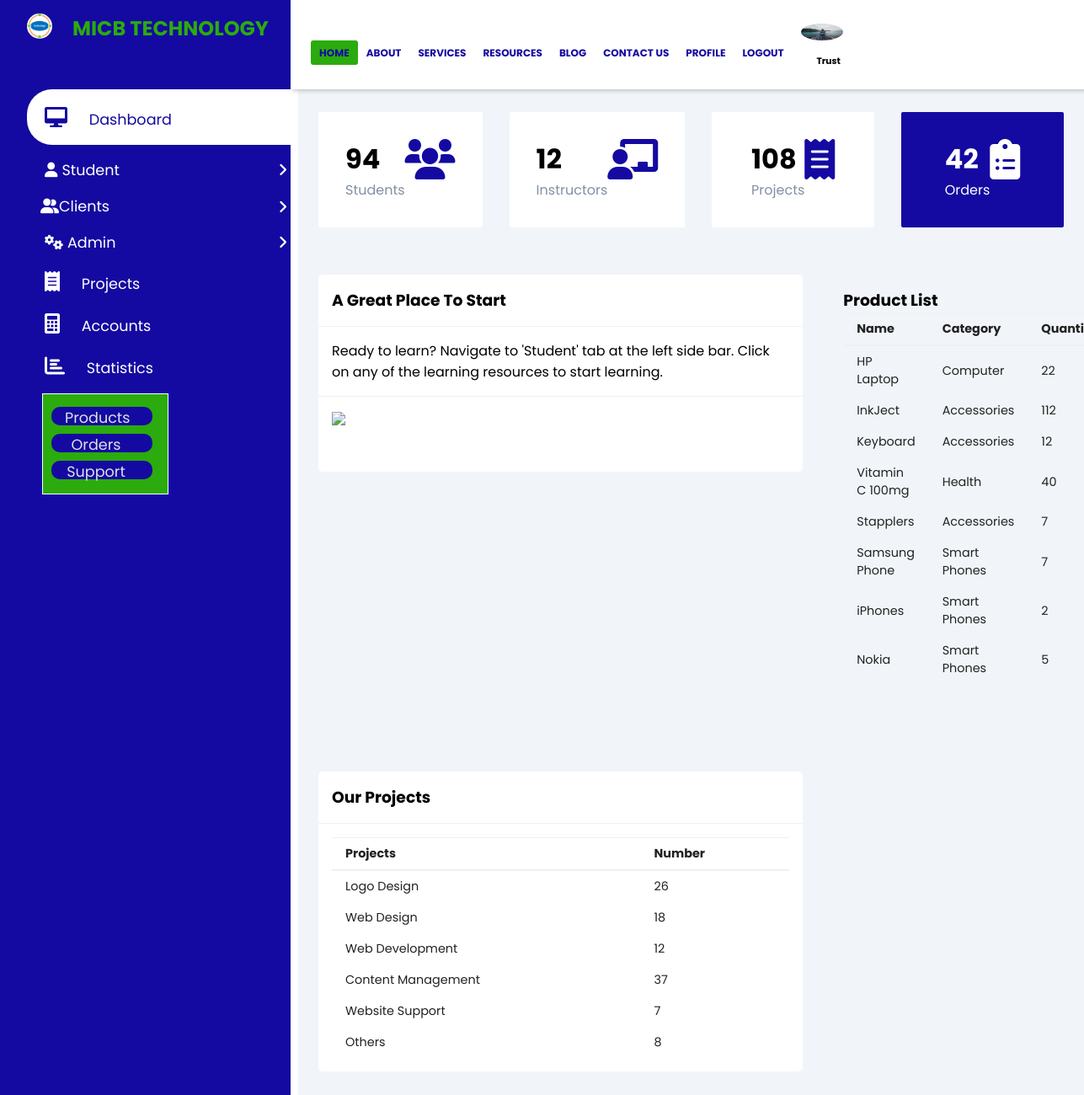
The app's page /resources (signed in) with its own data.
### web_base/models.py (models this page shows)
class User(AbstractUser):
    pass

### web_users/models.py (models this page shows, shortened)
class Profile(models.Model):
    User = settings.AUTH_USER_MODEL
    user = models.OneToOneField(User, on_delete=models.CASCADE)
    image = models.ImageField('avatar.svg', upload_to= 'profile_pics')

### gallery/models.py (models this page shows, shortened)
class Product(models.Model):
    name = models.CharField(max_length=100, null=True)
    quantity = models.PositiveIntegerField(null=True)
    category = models.CharField(max_length=50, choices=CATEGORY, null=True)
    description = models.TextField(max_length=300, null=True)

### web_base/views.py (the view)
# urls.py: path('resources', views.resources, name = 'dashboard'),
@login_required
def resources(request):
    User = get_user_model()
    product = Product.objects.all()
    product_count = product.count()
    customer = User.objects.filter(groups=2)
    customer_count = customer.count()
    order = Order.objects.all()
    order_count = order.count()
    product_quantity = Product.objects.filter(name='')
    if request.method == 'POST':
        form = ProductForm(request.POST)
        if form.is_valid():
            form.save()
            product_name = form.cleaned_data.get('name')
            messages.success(request, f'{product_name} has been added')
            return redirect('gallery-products')
    else:
        form = ProductForm()
    context = {
        'product': product,
        'form': form,
        'customer_count': customer_count,
        'product_count': product_count,
        'order_count': order_count,
    }
    return render(request, 'web_base/resources.html', context)

### web_base/templates/web_base/resources.html (shortened to what this page needs)
<!DOCTYPE html>{% load static %}
<html lang="en">
<head>
    <link rel="stylesheet" href="https://cdnjs.cloudflare.com/ajax/libs/font-awesome/6.0.0/css/all.min.css">
    <link rel="stylesheet" href="{% static 'styles/resource.css' %}">
    <link rel="stylesheet" href="{% static 'css/font-awesome.css' %}">
</head>
<body>
    {% block content %}{% block sidebar %}
    <div class="sidebar">
        <div class="sidebar-brand">
            <img src="{% static 'images/logo.PNG' %}" width="30px" height="30px" alt="image">
            <h2>MICB TECHNOLOGY</h2>
        </div>
        <div class="sidebar-menu">
            <div class="menu">
                <div class="item">
                    <a href="" class="active"><span class="fas fa-desktop"></span>
                            <span>Dashboard</span></a>
                </div>
                <div class="item">
                    <a class="sub-btn"><i class="fas fa-user"></i>Student<i class="fas fa-angle-right dropdown"></i></a>
                </div>
                <div class="item">
                    <a class="sub-btn"><i class="fa-solid fa-user-group"></i>Clients<i class="fas fa-angle-right dropdown"></i></a>
                </div>
                {% if request.user.is_admin or request.user.is_staff %}
                <div class="item">
                    <a class="sub-btn"><i class="fas fa-cogs"></i>Admin<i class="fas fa-angle-right dropdown"></i></a>
                </div>
                {% endif %}
                {% if request.user.is_admin or request.user.is_staff %}
                <div class="item">
                    <a href=""><span class="fas fa-receipt"></span>
                            <span>Projects</span></a>
                </div>
                <div class="item">
                    <a href=""><span class="fas fa-calculator"></span>
                            <span>Accounts</span></a>
                </div>
                <div class="item">
                    <a href=""><span class="fas fa-bar-chart-o"></span>
                            <span>Statistics</span></a>
                </div>
                {% endif %}
            </div>
            <div class="sidebar-nav-pg">
                <div class="btn">
                    <a href="{% url 'gallery-products' %}" class="hero-btn">Products</a>
                    <a href="" class="hero-btn">Orders</a>
                    <a href="" class="hero-btn">Support </a>
                </div>
            </div>
        </div>
    </div>
    <div class="main-content">
        <header>
            <section class="header">
                <nav>
                    <div class="nav-links" id="navLinks">
                        <ul>
                            <li class="active"><a href="{% url 'home' %}">HOME</a></li>
                            <li><a href="#">ABOUT</a>
                            </li>
                            <li><a href="#">SERVICES</a>
                            </li>
                            <li><a href="">RESOURCES</a></li>
                            <li><a href="{% url 'website-blog' %}">BLOG</a></li>
                            <li><a href="{% url 'contact' %}">CONTACT US</a></li>
                            {% if user.is_authenticated %}
                            <li><a href="{% url 'profile' %}">PROFILE</a> </li>
                            <li><a href="{% url 'logout' %}">LOGOUT</a> </li>
                            {% else %}
                            <li><a href="">REGISTER</a> </li>
                            {% endif %}
                        </ul>
                    </div>
                    {% if user.is_authenticated %}
                    <div class="user-log"><span>
                        <img src="{{ user.profile.image.url }}" width="40px" height="40px">
                        <h6>{{ user.username }}</h6>
                        </span>
                    </div>
                    {% else %}
                    <div class="user-log"><span>
                        <img src="{% static 'images/avatar.svg' %}" width="40px" height="40px"  >
                        </span>
                    </div>
                    {% endif %}
                </nav>
            </section>
        </header>
        <main>
            <div class="cards">
                <div class="card-single">
                    <div>
                        <h1>94</h1>
                        <span>Students</span>
                    </div>
                    <div>
                        <span class="fas fa-users"></span>
                    </div>
                </div>
                <div class="card-single">
                    <div>
                        <h1>12</h1>
                        <span>Instructors</span>
                    </div>
                    <div>
                        <span class="fas fa-chalkboard-user"></span>
                    </div>
                </div>
                <div class="card-single">
                    <div>
                        <h1>108</h1>
                        <span>Projects</span>
                    </div>
                    <div>
                        <span class="fas fa-receipt"></span>
                    </div>
                </div>
                <div class="card-single">
                    <div>
                        <h1>42</h1>
                        <span>Orders</span>
                    </div>
                    <div>
                        <span class="fas fa-clipboard-list"></span>
                    </div>
                </div>
            </div>
            <div class="recent-grid">
                <div class="projects">
                    <div class="card">
                        <div class="card-header">
                            <h3>A Great Place To Start</h3>
                        </div>
                        <div class="card-header">
                            <p>Ready to learn? Navigate to 'Student' tab at the left side bar.
                                 Click on any of the learning resources to start learning.</p>
                        </div>
                        <div class="card-body">
                            <table width="100%">
                                <thead>
                                    <img src="{% static 'images/newpic1.png' %}" width="100%">
                                </thead>
                            </table>
                            <div class="card-body">
                            </div>
                        </div>
                    </div>
                </div>
                <div class="card-body">
                    <table width="100%">
                        <h3>Product List</h3>
                        <thead>
                            <tr>
                                <td>Name</td>
                                <td>Category</td>
                                <td>Quantity</td>
                            </tr>
                        </thead>
                        <tbody>
                            {% for product in product %}
                            <tr>
                                <td>{{ product.name }}</td>
                                <td>{{ product.category }}</td>
                                <td>{{ product.quantity }}</td>
                            </tr>
                            {% endfor %}
                        </tbody>
                    </table>
                    <div class="card-body">
                    </div>
                </div>
            </div>
            <div class="recent-grid">
                <div class="projects">
                    <div class="card">
                        <div class="card-header">
                            <h3>Our Projects</h3>
                        </div>
                        <div class="card-body">
                            <table width="100%">
                                <thead>
                                    <tr>
                                        <td>Projects</td>
                                        <td>Number</td>
                                    </tr>
                                    <tbody>
                                        <tr>
                                            <td>Logo Design</td>
                                            <td>26</td>
                                        </tr>
                                        <tr>
                                            <td>Web Design</td>
                                            <td>18</td>
                                        </tr>
                                        <tr>
                                            <td>Web Development</td>
                                            <td>12</td>
                                        </tr>
                                        <tr>
                                            <td>Content Management</td>
                                            <td>37</td>
                                        </tr>
                                        <tr>
                                            <td>Website Support</td>
                                            <td>7</td>
                                        </tr>
                                        <tr>
                                            <td>Others</td>
                                            <td>8</td>
                                        </tr>
                                    </tbody>
                                </thead>
                            </table>
                        </div>
                    </div>
                </div>
        </main>
    </div>
    {% endblock sidebar %}
    {% endblock content %}
</body>
</html>

### static/styles/resource.css (style rules this page uses)
:root { --main-color: rgb(20, 10, 161); --color-dark: #1D2231; --text-grey: #8390A2; }
* { padding: 0; margin: 0; box-sizing: border-box; list-style-type: nond; text-decoration: none; font-family: 'Poppins', sans-serif; }
.sidebar { width: 345px; position: fixed; left: 0; top: 0; height: 100%; background: var(--main-color); z-index: 100; }
.sidebar-brand { display: flex; height: 90px; padding: 1rem 0rem 1rem 2rem; color: #2bab0d; }
.sidebar-brand img { border-radius: 50%; margin-right: 0.5rem; }
.sidebar-menu { margin-top: 1rem; }
.sidebar-menu .item { width: 100%; margin-bottom: 1.0rem; padding-left: 2rem; }
.sidebar-menu a { padding-left: 1rem; display: block; color: #fff; font-size: 1.1rem; }
.sidebar-menu a.active { background: #fff; padding-top: 1rem; padding-bottom: 1rem; color: var(--main-color); border-radius: 30px 0px 0px 30px; }
.sidebar-menu a span:first-child { font-size: 1.5rem; padding-right: 1rem; }
.item .dropdown { margin: 8px; }
.item .fas { margin: 5px; }
.sidebar-nav-pg { position: fixed; background-color: #2bab0d; width: 150px; height: 120px; border: 0.1px solid #fff; margin-left: 50px; }
.btn { text-align: center; cursor: pointer; margin-top: 15px; padding-right: 5px; }
.btn a { padding-right: 30px; color: rgb(225, 225, 225); }
.hero-btn { margin: 10px; width: 120px; height: 22px; background-color: rgb(20, 10, 161); color: #fff; border: lightpink; border-radius: 10px; text-align: center; }
.main-content { margin-left: 354px; }
header { display: flex; background: rgb(255, 255, 255); text-align: center; justify-content: space-between; padding: 1rem 1.5rem; box-shadow: 2px 2px 5px rgba(0, 0, 0, 0.2); position: fixed; left: 345px; width: 75%; height: 106px; top: 0; z-index: 2; }
nav { display: flex; padding-top: 2px; margin-bottom: 2px; justify-content: space-between; align-items: center; }
nav img { width: 70px; padding: 10px; }
.nav-links { flex: 2; text-align: left; z-index: 2; }
.nav-links ul { display: inline-flex; list-style: none; color: #fff; }
.active, .nav-links ul li:hover { background: #2bab0d; border-radius: 3px; }
.nav-links ul li { list-style: none; display: inline-block; padding: 1px 10px; position: relative; }
.nav-links ul li a { color: rgb(20, 10, 161); text-decoration: none; font-size: 12px; font-weight: bold; }
.nav-links ul li::after { content: ""; width: 0%; height: 2px; display: block; margin: auto; transition: 0.5s; }
.fa-angle-right { float: right; }
.user-log { display: flex; align-items: center; }
.user-log img { border-radius: 50%; margin-right: 1rem; }
main { margin-top: 85px; padding: 2rem 1.5rem; background: #f1f5f9; min-height: calc(100vh -90px); }
.cards { display: grid; grid-template-columns: repeat(4, 1fr); gap: 2rem; margin-top: 1rem; }
.card-single { display: flex; justify-content: center; background: #fff; padding: 2rem; border-radius: 2px; }
.card-single div:last-child span { font-size: 3rem; color: var(--main-color); }
.card-single div:first-child span { color: var(--text-grey); }
.card-single:last-child { background: var(--main-color) }
.card-single:last-child h1, .card-single:last-child div:first-child span, .card-single:last-child div:last-child span { color: #fff; }
.recent-grid { margin-top: 3.5rem; display: grid; gap: 2rem; grid-template-columns: 65% auto; }
.card { background: #fff; border-radius: 5px; }
.card-header, .card-body { padding: 1rem; }
.card-header { display: flex; justify-content: space-between; align-items: center; border-bottom: 1px solid #f0f0f0; }
table { border-collapse: collapse; }
thead tr { border-top: 1px solid #f0f0f0; border-bottom: 2px solid #f0f0f0; }
thead td { font-weight: 700; }
td { padding: .5rem 1rem; font-size: .9rem; color: #222; }

### records on screen
User: profile.image (picture), username "Trust"
Product: name "HP Laptop", category "Computer", quantity "22"
Product: name "InkJect", category "Accessories", quantity "112"
Product: name "Keyboard", category "Accessories", quantity "12"
Product: name "Vitamin C 100mg", category "Health", quantity "40"
Product: name "Stapplers", category "Accessories", quantity "7"
Product: name "Samsung Phone", category "Smart Phones", quantity "7"
Product: name "iPhones", category "Smart Phones", quantity "2"
Product: name "Nokia", category "Smart Phones", quantity "5"
